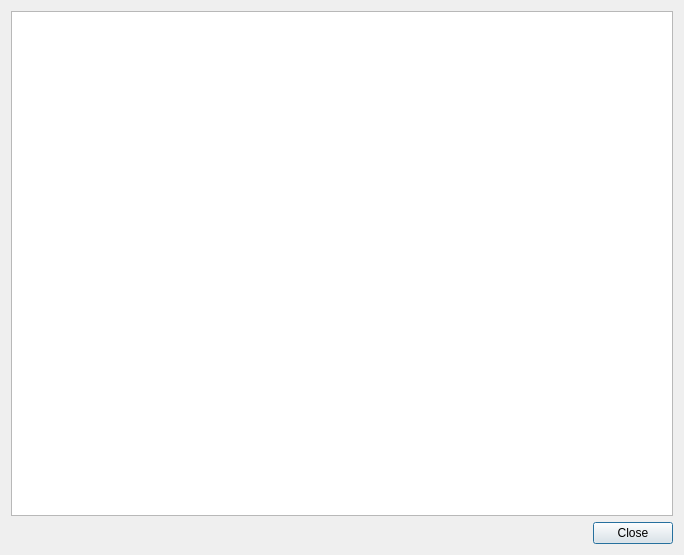
<?xml version="1.0" encoding="UTF-8"?>
<ui version="4.0">
 <class>Dialog</class>
 <widget class="QDialog" name="Dialog">
  <property name="geometry">
   <rect>
    <x>0</x>
    <y>0</y>
    <width>684</width>
    <height>555</height>
   </rect>
  </property>
  <property name="windowTitle">
   <string>Information</string>
  </property>
  <layout class="QGridLayout" name="gridLayout">
   <item row="0" column="0">
    <widget class="QTextEdit" name="textEdit">
     <property name="font">
      <font>
       <family>Hack</family>
      </font>
     </property>
     <property name="html">
      <string>&lt;!DOCTYPE HTML PUBLIC &quot;-//W3C//DTD HTML 4.0//EN&quot; &quot;http://www.w3.org/TR/REC-html40/strict.dtd&quot;&gt;
&lt;html&gt;&lt;head&gt;&lt;meta name=&quot;qrichtext&quot; content=&quot;1&quot; /&gt;&lt;style type=&quot;text/css&quot;&gt;
p, li { white-space: pre-wrap; }
&lt;/style&gt;&lt;/head&gt;&lt;body style=&quot; font-family:'Hack'; font-size:10pt; font-weight:400; font-style:normal;&quot;&gt;
&lt;p style=&quot;-qt-paragraph-type:empty; margin-top:0px; margin-bottom:0px; margin-left:0px; margin-right:0px; -qt-block-indent:0; text-indent:0px; font-family:'Courier'; font-size:8.25pt;&quot;&gt;&lt;br /&gt;&lt;/p&gt;&lt;/body&gt;&lt;/html&gt;</string>
     </property>
    </widget>
   </item>
   <item row="1" column="0">
    <widget class="QDialogButtonBox" name="buttonBox">
     <property name="orientation">
      <enum>Qt::Horizontal</enum>
     </property>
     <property name="standardButtons">
      <set>QDialogButtonBox::Close</set>
     </property>
    </widget>
   </item>
  </layout>
 </widget>
 <resources/>
 <connections>
  <connection>
   <sender>buttonBox</sender>
   <signal>accepted()</signal>
   <receiver>Dialog</receiver>
   <slot>accept()</slot>
   <hints>
    <hint type="sourcelabel">
     <x>248</x>
     <y>254</y>
    </hint>
    <hint type="destinationlabel">
     <x>157</x>
     <y>274</y>
    </hint>
   </hints>
  </connection>
  <connection>
   <sender>buttonBox</sender>
   <signal>rejected()</signal>
   <receiver>Dialog</receiver>
   <slot>reject()</slot>
   <hints>
    <hint type="sourcelabel">
     <x>316</x>
     <y>260</y>
    </hint>
    <hint type="destinationlabel">
     <x>286</x>
     <y>274</y>
    </hint>
   </hints>
  </connection>
 </connections>
</ui>
